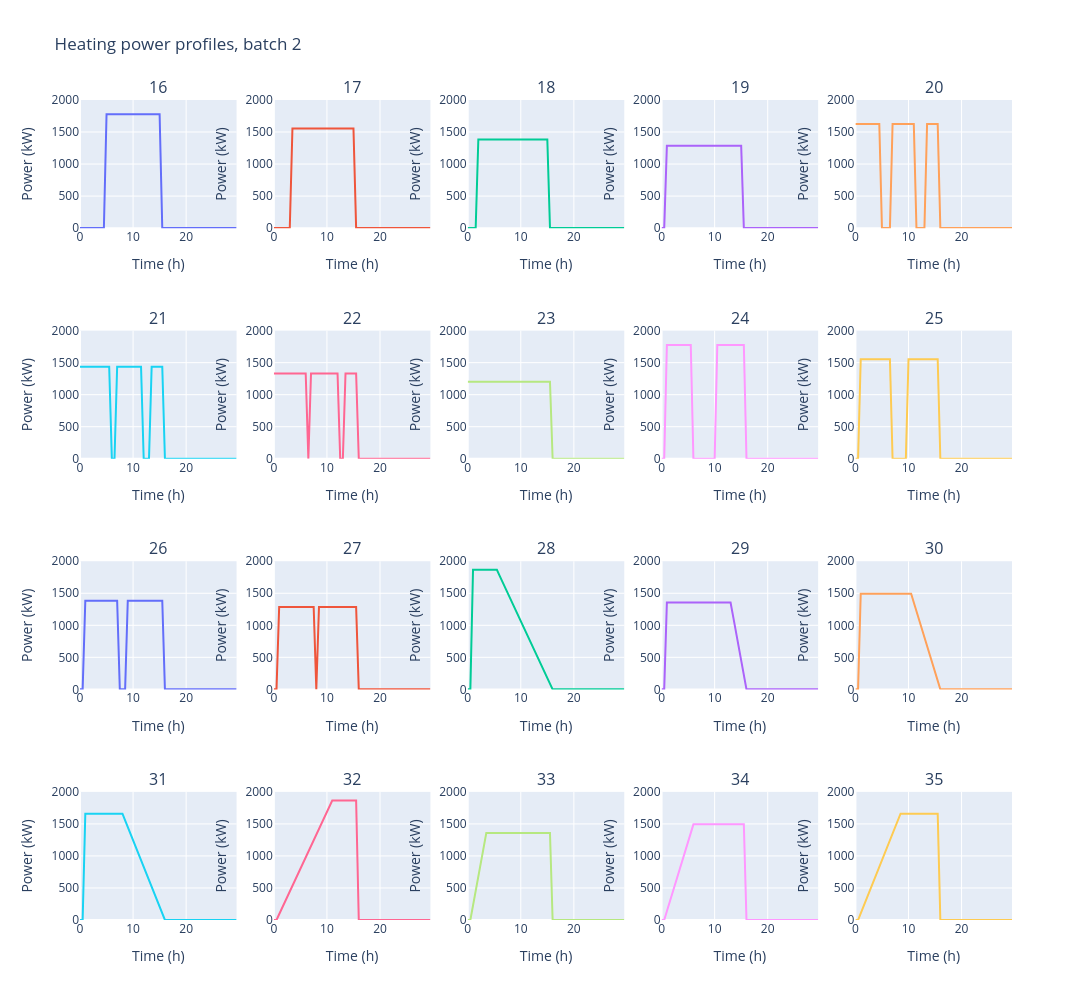

Notebook code cell kept with this figure:
### Code cell
num = {int(k.split('W')[-1]):k for k in mu_dict.keys()}

import plotly.graph_objects as go
from plotly.subplots import make_subplots

rows, cols = 4, 5
start = 16

fig = make_subplots(
    rows=rows, cols=cols,
    subplot_titles=[f'{i*cols + j + start}' for i in range(rows) for j in range(cols)]#*(rows*cols)#[f"Plot {i+1}" for i in range(rows * cols)]
)

x = np.arange(0, 30, 0.5)

for i in range(rows):
    for j in range(cols):
        key_idx = (i*cols + j) + start
        key = num[key_idx]
        y = mu_dict[key]['mu'][:,0]  # dummy data, swap for your own
        fig.add_trace(
            go.Scatter(x=x, y=y, mode="lines", showlegend=False, name=key_idx),
            row=i + 1, col=j + 1
        )
                # set the title for this subplot as you go
        fig.update_xaxes(title_text="Time (h)",row=i + 1, col=j + 1)
        fig.update_yaxes(title_text="Power (kW)", range=[0,2000],row=i + 1, col=j + 1)
        fig.update
        # print(fig.layout.annotations)
        # fig.layout.subplot_titles[i*rows + j].text = title_text

fig.update_layout(height=250 * rows, width=350 * cols, title_text="Heating power profiles, batch 2")
fig.show()
